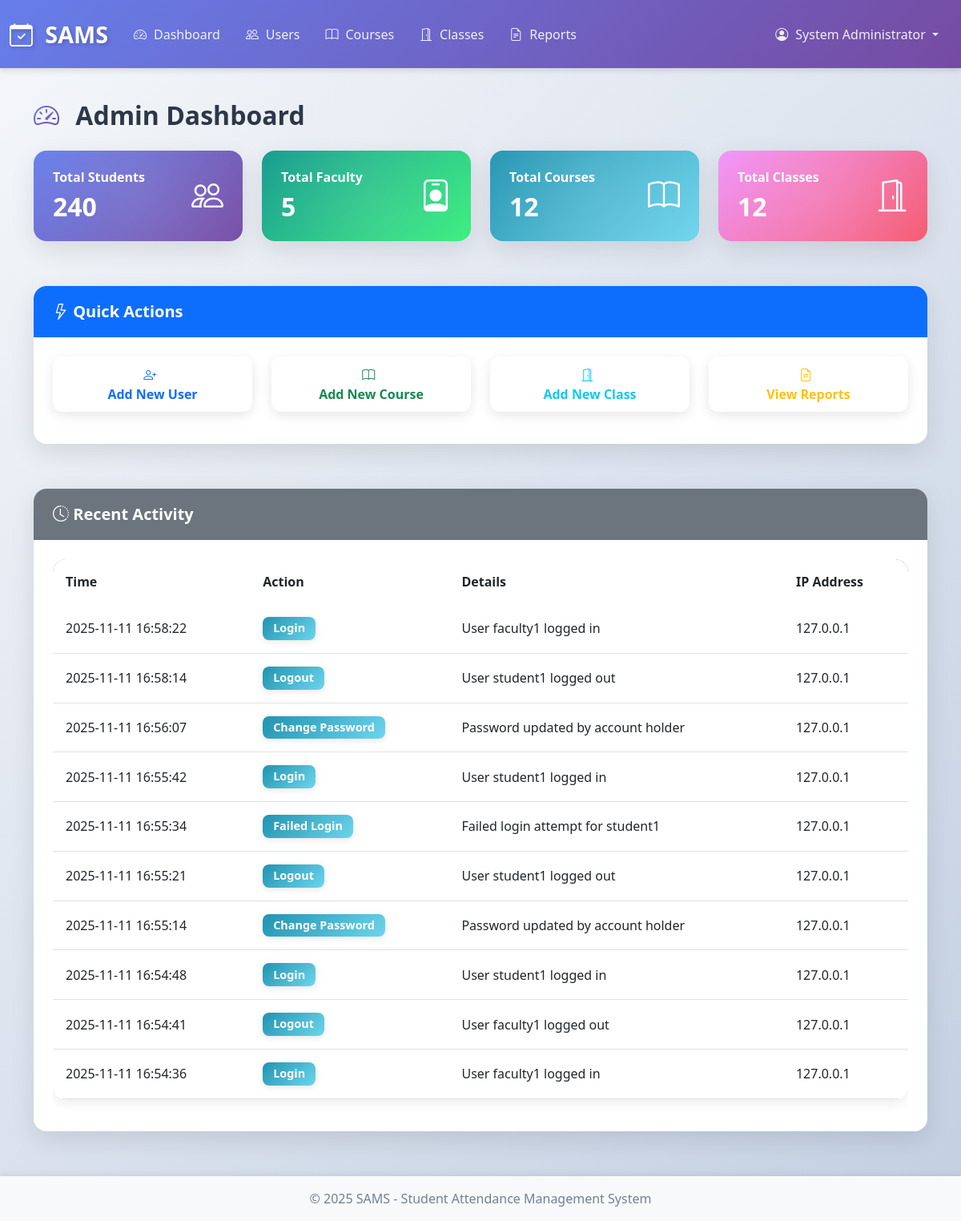
The app's page /admin/dashboard (signed in), older data.
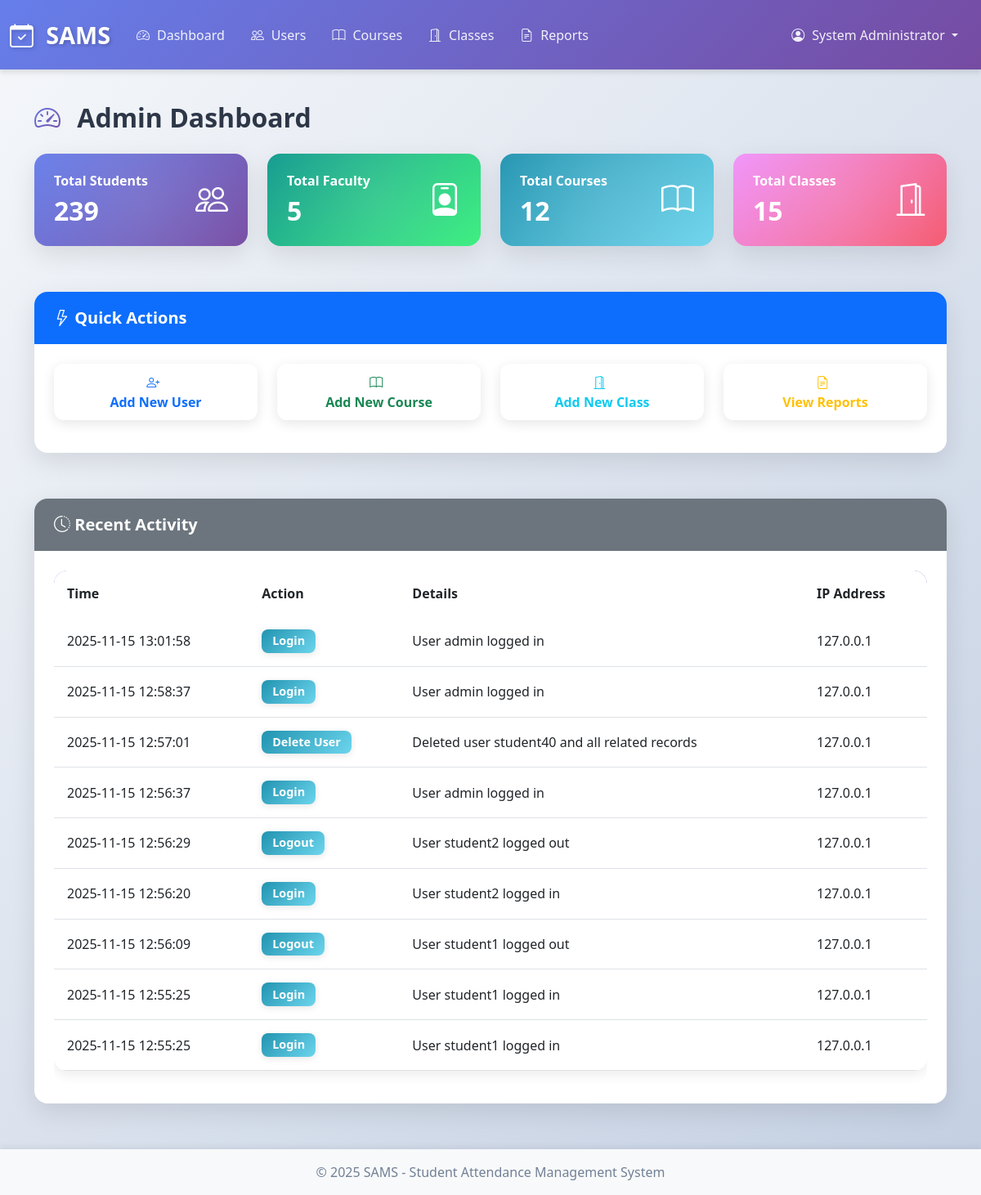
The same page, newer data.
### app.py (models this page shows)
class AuditLog(db.Model):
    __tablename__ = 'audit_logs'
    id = db.Column(db.Integer, primary_key=True)
    user_id = db.Column(db.Integer, db.ForeignKey('users.id'))
    action = db.Column(db.String(100), nullable=False)
    entity_type = db.Column(db.String(50))
    entity_id = db.Column(db.Integer)
    details = db.Column(db.Text)
    ip_address = db.Column(db.String(50))
    timestamp = db.Column(db.DateTime, default=datetime.utcnow)

### app.py (the view)
@app.route('/admin/dashboard')
@role_required('admin')
def admin_dashboard():
    total_students = Student.query.count()
    total_faculty = Faculty.query.count()
    total_courses = Course.query.count()
    total_classes = Class.query.count()
    recent_logs = AuditLog.query.order_by(AuditLog.timestamp.desc()).limit(10).all()
    return render_template('admin/dashboard.html',
                         total_students=total_students,
                         total_faculty=total_faculty,
                         total_courses=total_courses,
                         total_classes=total_classes,
                         recent_logs=recent_logs)

### app.py (called while the page is built)
@app.before_request
def check_session_timeout():
    if 'user_id' in session:
        session.permanent = True
        last_activity = session.get('last_activity')
        if last_activity:
            last_activity_time = datetime.fromisoformat(last_activity)
            if datetime.now() - last_activity_time > timedelta(minutes=30):
                session.clear()
                flash('Your session has expired. Please log in again.', 'warning')
                return redirect(url_for('login'))
        session['last_activity'] = datetime.now().isoformat()

def role_required(*roles):
    def decorator(f):
        @wraps(f)
        def decorated_function(*args, **kwargs):
            if 'user_id' not in session:
                flash('Please log in to access this page.', 'warning')
                return redirect(url_for('login'))
            user = User.query.get(session['user_id'])
            if user.role not in roles:
                flash('You do not have permission to access this page.', 'danger')
                return redirect(url_for('dashboard'))
            return f(*args, **kwargs)
        return decorated_function
    return decorator

### templates/admin/dashboard.html (shortened to what the changed rows need)
{% extends "base.html" %}
{% block content %}
<div class="row">
    <div class="col-md-12">
        <h2 class="mb-4"><i class="bi bi-speedometer2"></i> Admin Dashboard</h2>
    </div>
</div>
<div class="row mb-4">
    <div class="col-md-3">
        <div class="card text-white bg-primary">
            <div class="card-body">
                <div class="d-flex justify-content-between align-items-center">
                    <div>
                        <h6 class="card-title" style="color: white;">Total Students</h6>
                        <h2 class="mb-0" style="color: white;">{{ total_students }}</h2>
                    </div>
                </div>
            </div>
        </div>
    </div>
    <div class="col-md-3">
        <div class="card text-white bg-success">
            <div class="card-body">
                <div class="d-flex justify-content-between align-items-center">
                    <div>
                        <h2 class="mb-0" style="color: white;">{{ total_faculty }}</h2>
                    </div>
                </div>
            </div>
        </div>
    </div>
    <div class="col-md-3">
        <div class="card text-white bg-info">
            <div class="card-body">
                <div class="d-flex justify-content-between align-items-center">
                    <div>
                        <h2 class="mb-0" style="color: white;">{{ total_courses }}</h2>
                    </div>
                </div>
            </div>
        </div>
    </div>
    <div class="col-md-3">
        <div class="card text-white bg-warning">
            <div class="card-body">
                <div class="d-flex justify-content-between align-items-center">
                    <div>
                        <h6 class="card-title" style="color: white;">Total Classes</h6>
                        <h2 class="mb-0" style="color: white;">{{ total_classes }}</h2>
                    </div>
                </div>
            </div>
        </div>
    </div>
</div>
<div class="row">
    <div class="col-md-12">
        <div class="card">
            <div class="card-body">
                <div class="table-responsive">
                    <table class="table table-hover">
                        <thead>
                            <tr>
                                <th>Time</th>
                                <th>Action</th>
                                <th>Details</th>
                                <th>IP Address</th>
                            </tr>
                        </thead>
                        <tbody>
                            {% for log in recent_logs %}
                            <tr>
                                <td>{{ log.timestamp.strftime('%Y-%m-%d %H:%M:%S') }}</td>
                                <td><span class="badge bg-info">{{ log.action }}</span></td>
                                <td>{{ log.details or 'N/A' }}</td>
                                <td>{{ log.ip_address }}</td>
                            </tr>
                            {% else %}
                            <tr>
                                <td colspan="4" class="text-center text-muted">No recent activity</td>
                            </tr>
                            {% endfor %}
                        </tbody>
                    </table>
                </div>
            </div>
        </div>
    </div>
</div>
{% endblock %}

Row changes from the older to the newer data that the page shows:
removed AuditLog: timestamp "2025-11-11 16:58:22", action "Login", details "User faculty1 logged in", ip_address "127.0.0.1"
removed AuditLog: timestamp "2025-11-11 16:58:14", action "Logout", details "User student1 logged out", ip_address "127.0.0.1"
removed AuditLog: timestamp "2025-11-11 16:56:07", action "Change Password", details "Password updated by account holder", ip_address "127.0.0.1"
removed AuditLog: timestamp "2025-11-11 16:55:42", action "Login", details "User student1 logged in", ip_address "127.0.0.1"
removed AuditLog: timestamp "2025-11-11 16:55:34", action "Failed Login", details "Failed login attempt for student1", ip_address "127.0.0.1"
removed AuditLog: timestamp "2025-11-11 16:55:21", action "Logout", details "User student1 logged out", ip_address "127.0.0.1"
removed AuditLog: timestamp "2025-11-11 16:55:14", action "Change Password", details "Password updated by account holder", ip_address "127.0.0.1"
removed AuditLog: timestamp "2025-11-11 16:54:48", action "Login", details "User student1 logged in", ip_address "127.0.0.1"
removed AuditLog: timestamp "2025-11-11 16:54:41", action "Logout", details "User faculty1 logged out", ip_address "127.0.0.1"
removed AuditLog: timestamp "2025-11-11 16:54:36", action "Login", details "User faculty1 logged in", ip_address "127.0.0.1"
now on this page (row edited): AuditLog: timestamp "2025-11-15 13:01:58", action "Login", details "User admin logged in", ip_address "127.0.0.1"
now on this page (row edited): AuditLog: timestamp "2025-11-15 12:58:37", action "Login", details "User admin logged in", ip_address "127.0.0.1"
now on this page (row edited): AuditLog: timestamp "2025-11-15 12:57:01", action "Delete User", details "Deleted user student40 and all related records", ip_address "127.0.0.1"
now on this page (row edited): AuditLog: timestamp "2025-11-15 12:56:37", action "Login", details "User admin logged in", ip_address "127.0.0.1"
now on this page (row edited): AuditLog: timestamp "2025-11-15 12:56:29", action "Logout", details "User student2 logged out", ip_address "127.0.0.1"
now on this page (row edited): AuditLog: timestamp "2025-11-15 12:56:20", action "Login", details "User student2 logged in", ip_address "127.0.0.1"
now on this page (row edited): AuditLog: timestamp "2025-11-15 12:56:09", action "Logout", details "User student1 logged out", ip_address "127.0.0.1"
now on this page (row edited): AuditLog: timestamp "2025-11-15 12:55:25", action "Login", details "User student1 logged in", ip_address "127.0.0.1"
now on this page (row edited): AuditLog: timestamp "2025-11-15 12:55:25", action "Login", details "User student1 logged in", ip_address "127.0.0.1"
Text that changed along with them:
{{ total_students }}: "240" → "239"
{{ total_classes }}: "12" → "15"
